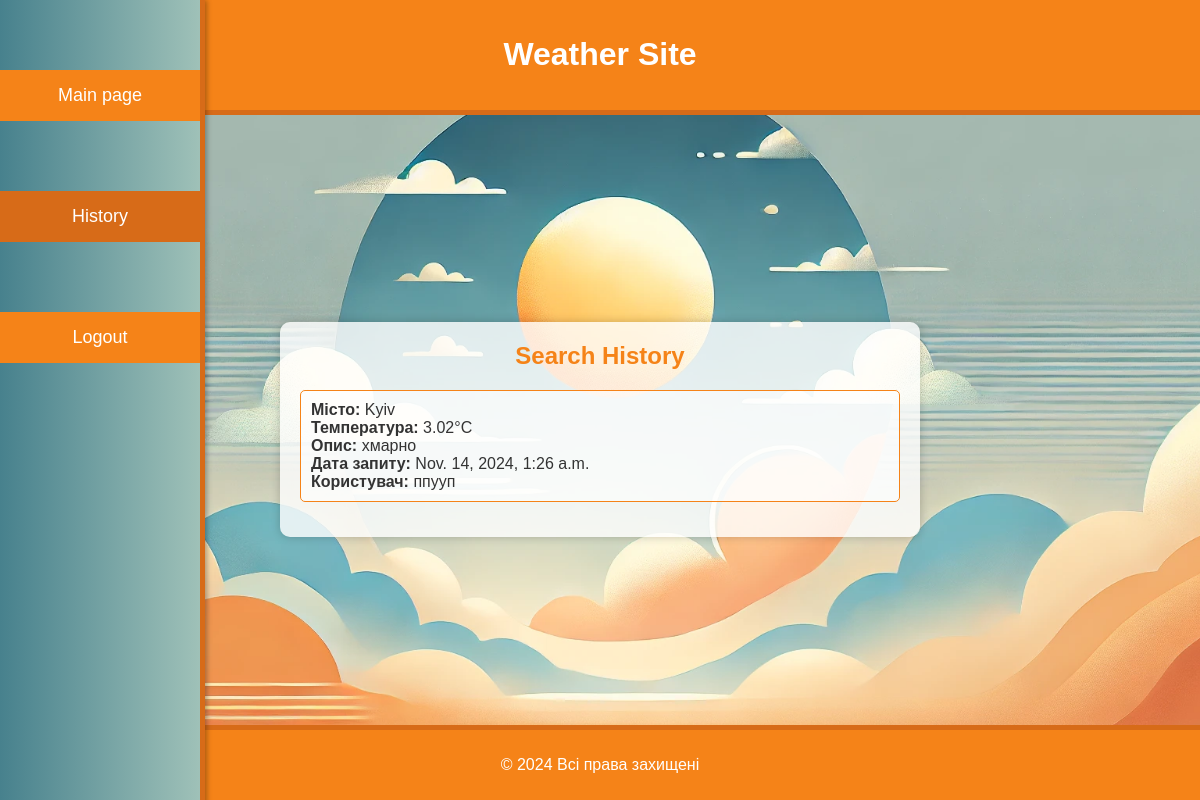
The app's page /history/ (signed in) with its own data.
### weather_app/models.py (models this page shows, shortened)
class SearchHistory(models.Model):
    user = models.ForeignKey(User, on_delete=models.CASCADE)
    city = models.CharField(max_length=100)
    temperature = models.FloatField()
    description = models.CharField(max_length=255)
    search_date = models.DateTimeField(auto_now_add=True)

### weather_app/views.py (the view)
# urls.py: path('history/', history, name='history'),
def history(request):
    if request.user.is_authenticated:
        history = SearchHistory.objects.filter(user=request.user).order_by('-search_date')[:10]
    else:
        history = []
    return render(request, 'history.html', {
        'history': history
    })

### weather_app/templates/history.html (shortened to what this page needs)
<!DOCTYPE html>
<html lang="uk">
<head>
    {% load static %}
</head>
<body>
    <div class="header">
        <h1>Weather Site</h1>
    </div>
    <div class="side-menu">
        <a href="{% url 'main' %}" class="non_active">Main page</a>
        <button id="history-btn" class="active" onclick="navigateTo('history')">History</button>
        <a href="{% url 'logout' %}" class="non_active">Logout</a>
    </div>
    <div class="container">
        <div class="history-container">
            <h2>Search History</h2>
            {% for entry in history %}
            <div class="history-item">
                <p><strong>Місто:</strong> {{ entry.city }}</p>
                <p><strong>Температура:</strong> {{ entry.temperature }}°C</p>
                <p><strong>Опис:</strong> {{ entry.description }}</p>
                <p><strong>Дата запиту:</strong> {{ entry.search_date }}</p>
                <p><strong>Користувач:</strong> {{ entry.user.username }}</p>
            </div>
            {% empty %}
            <p>Історія пошуків відсутня.</p>
            {% endfor %}
        </div>
    </div>
    <div class="footer">
        <p>&copy; 2024 Всі права захищені</p>
    </div>
</body>
</html>

### records on screen
SearchHistory: city "Kyiv", temperature "3.02", description "хмарно", search_date "Nov. 14, 2024, 1:26 a.m.", user.username "ппууп"
